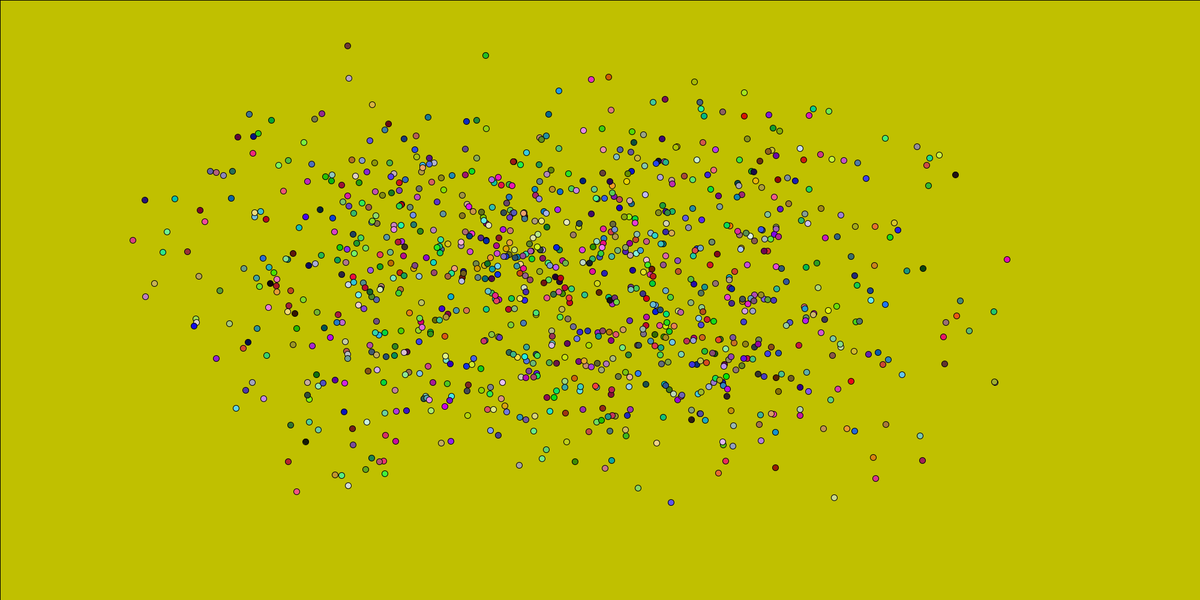
Frame 1 (no input)
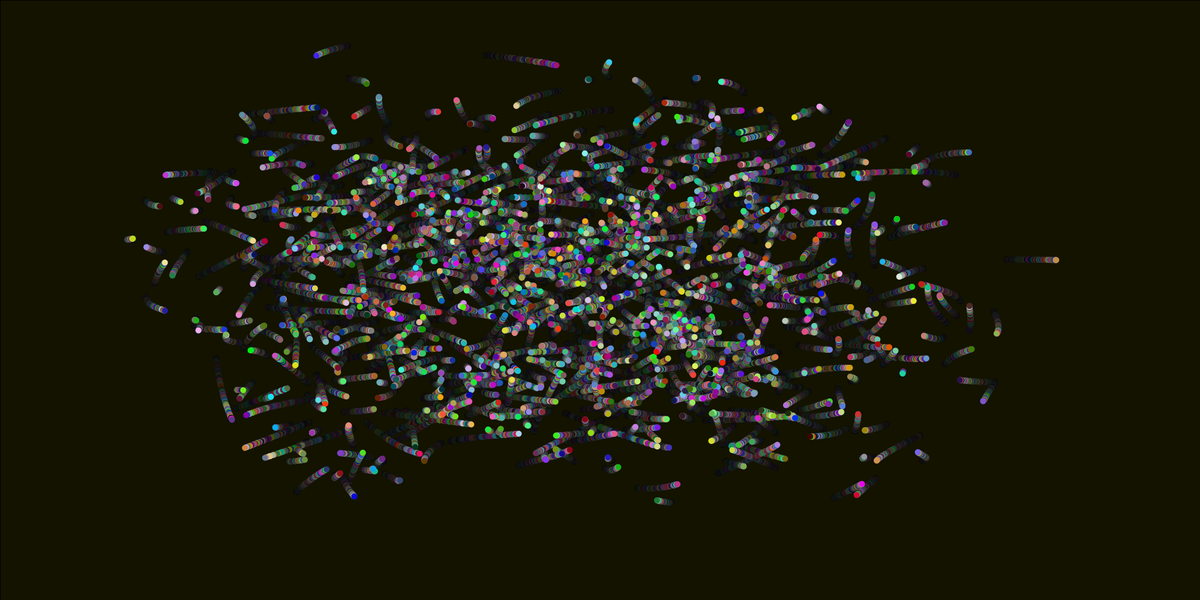
Frame 60 (the mouse pressed at the canvas centre just before this capture)
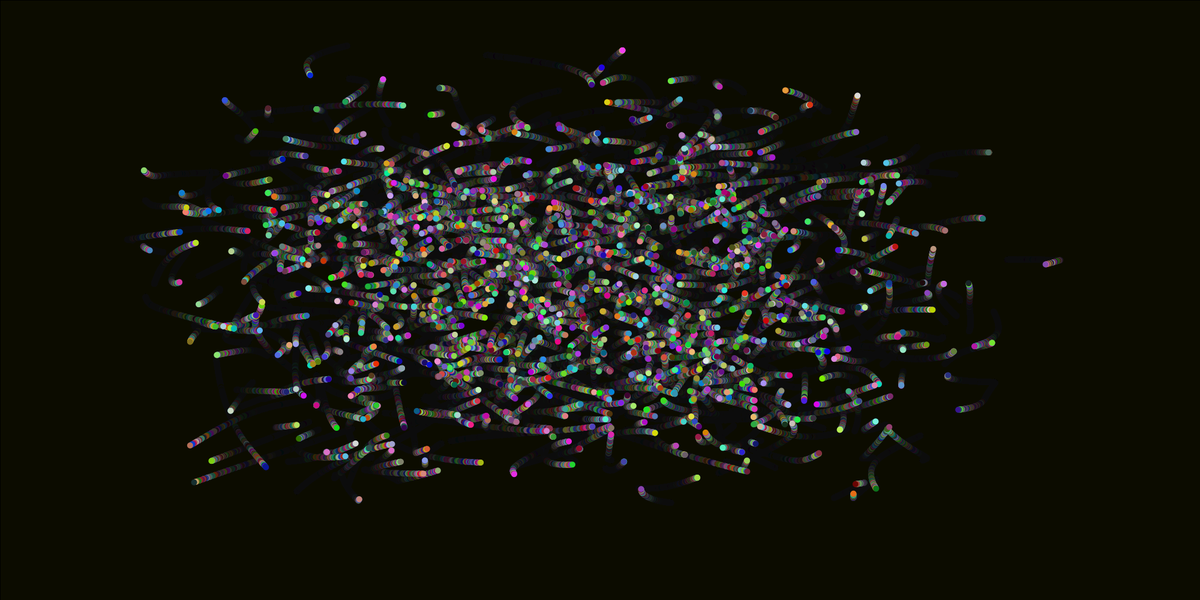
Frame 120 (the mouse held since frame 60 and released just before this capture)

The Processing sketch that drew these frames (run headless with seeded random() and noise(); from frame 60 on, the mouse is pressed at the canvas centre):

// Processing sketch: sketch_160520c
// ── sketch_160520c.pde
void setup(){
  size(2000,1000);
  background(200,200,0);
}
void draw(){
  for(int i = 0; i < 1000; i++){
    float x=random(1000);
    float y=random(1000);
    x=getWormX(i);
    y=getWormY(i);
    fill(random(255), random(255), random(255));
    ellipse(x, y, 10, 10);
  }
  makeMagical();
}
float frequency = .001;
float noiseInterval = PI;
void makeMagical(){
  fill(0,0,0,10);
  rect(0,0,width,height);
  noStroke();
}
float getWormX(int i){
  return map(noise(i*noiseInterval + frameCount * frequency), 0,1,0, width);
}
float getWormY(int i) {
  return map(noise(i*noiseInterval+1 + frameCount * frequency), 0, 1, 0, height);
}
